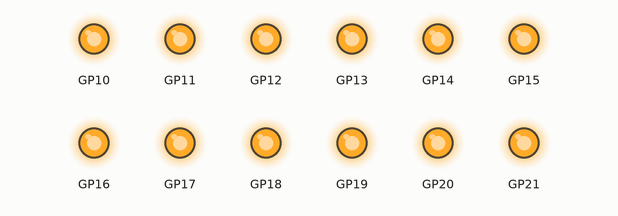
A program run on a simulated Raspberry Pi Pico running MicroPython. Shown: output pins drawn as LEDs (lit = HIGH). What the program prints to the serial console is not drawn. At 0.0 s the program stops and its outputs stay as they are.

Above: at 0.1 s.
Timing chart, 0 to 1.5 s (numbered marks = the images above):
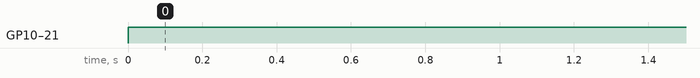

The program:

12led_on.py
```python
import machine
import utime

print("Welcome to toggle external LED program v.0.02 (20231218)")

def led_on(pin):
    machine.Pin(pin, machine.Pin.OUT).value(1)

def led_off(pin):
    machine.Pin(pin, machine.Pin.OUT).value(0)

for i in range(12):
    led_on(i+10)
```

Measured:
- by itself, GP10–21: LOW → HIGH at 0.00 s
